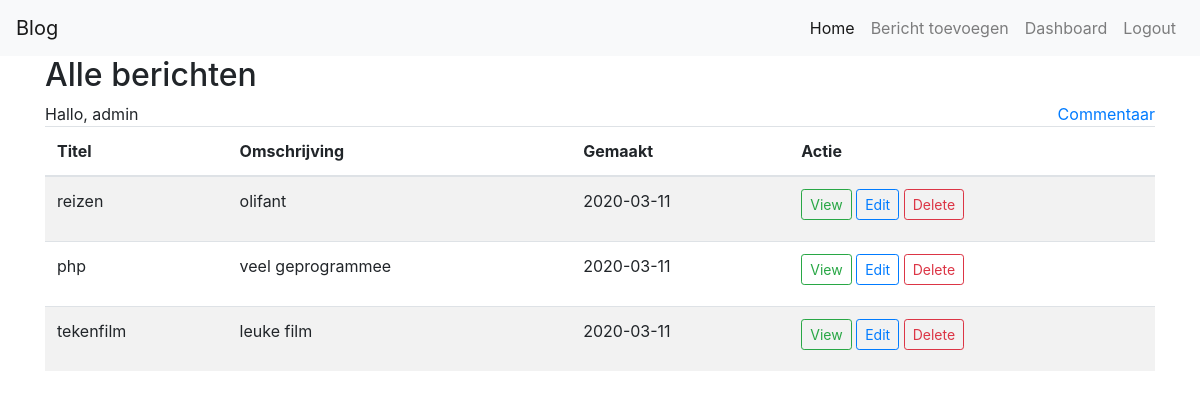
The page /result.php (signed in) on the database its author committed.
### tables this page shows
CREATE TABLE `posts` (
  `id` int(11) NOT NULL,
  `title` varchar(60) NOT NULL,
  `description` text NOT NULL,
  `image` varchar(70) NOT NULL,
  `created_at` datetime NOT NULL,
  `slug` varchar(122) NOT NULL
);

### post.php (called while the page is built, shortened)
<?php
class Post{
    private $db;
    public function __construct($db)
    {
        $this->db = $db;
    }
    public function getPost(){
        $sql = "select * from posts";
        $result = mysqli_query($this->db, $sql);
        return $result;
    }
}

### result.php (the view, shortened to what this page needs)
<?php include('header.php'); ?>
<?php include('post.php'); ?>
<?php
$post = new Post($db);
?>
<div class="container">
	<h2>Alle berichten</h2>
	<a href="view_comment.php" style="float:right;">Commentaar</a>
	<?php
		if(!empty($_SESSION['username'])){
			echo "Hallo, {$_SESSION['username']}";
		}else{
			echo"You're not logged in!";
		}
	?>
	<table class="table table-striped">
		<thead>
			<tr>
				<th>Titel</th>
				<th>Omschrijving</th>
				<th>Gemaakt</th>
				<th>Actie</th>
			</tr>
		</thead>
		<tbody>
			<?php foreach($post->getPost() as $post){ ?>
			<tr>
				<td><?php echo $post['title']; ?></td>
				<td><?php echo substr($post['description'],0,20); ?></td>
				<td><?php echo date('Y-m-d',strtotime($post['created_at'])); ?></td>
				<td>
					<a href="view.php?slug=<?php echo $post['slug'];?>"><button type="submit" class="btn btn-outline-success btn-sm">View</button></a>
					<a href="edit.php?slug=<?php echo $post['slug'];?>"><button type="submit" class="btn btn-outline-primary btn-sm">Edit</button></a>
					<a href="delete.php?slug=<?php echo $post['slug'];?>"><button type="submit" class="btn btn-outline-danger btn-sm">Delete</button></a>
				</td>
			<?php }?>
			</tr>
		</tbody>
	</table>
</div>

### rows shown on the page
posts: title "reizen", description "olifant", created_at "2020-03-11"
posts: title "php", description "veel geprogrammee", created_at "2020-03-11"
posts: title "tekenfilm", description "leuke film", created_at "2020-03-11"

### other values the page prints
$_SESSION['username'] "admin"
